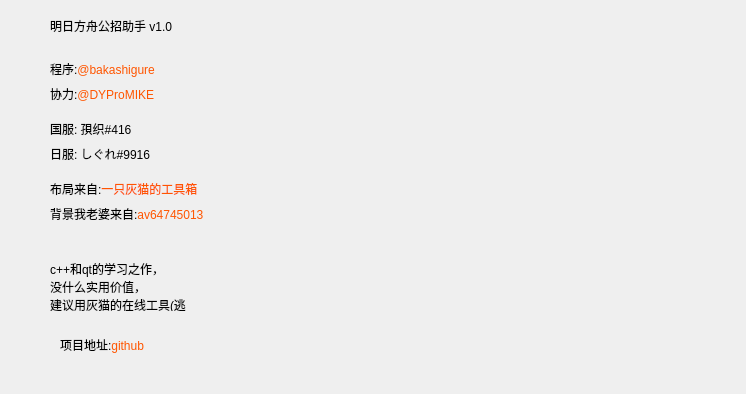
<?xml version="1.0" encoding="UTF-8"?>
<ui version="4.0">
 <class>AboutWindow</class>
 <widget class="QMainWindow" name="AboutWindow">
  <property name="geometry">
   <rect>
    <x>0</x>
    <y>0</y>
    <width>746</width>
    <height>394</height>
   </rect>
  </property>
  <property name="minimumSize">
   <size>
    <width>577</width>
    <height>394</height>
   </size>
  </property>
  <property name="maximumSize">
   <size>
    <width>10004</width>
    <height>100000</height>
   </size>
  </property>
  <property name="windowTitle">
   <string>MainWindow</string>
  </property>
  <widget class="QWidget" name="centralwidget">
   <widget class="QLabel" name="label">
    <property name="geometry">
     <rect>
      <x>50</x>
      <y>0</y>
      <width>221</width>
      <height>51</height>
     </rect>
    </property>
    <property name="styleSheet">
     <string notr="true">font: 14pt &quot;黑体&quot;;</string>
    </property>
    <property name="text">
     <string>明日方舟公招助手 v1.0</string>
    </property>
   </widget>
   <widget class="QWidget" name="backgroundifrit2" native="true">
    <property name="geometry">
     <rect>
      <x>0</x>
      <y>-80</y>
      <width>911</width>
      <height>551</height>
     </rect>
    </property>
    <property name="maximumSize">
     <size>
      <width>911</width>
      <height>551</height>
     </size>
    </property>
    <property name="styleSheet">
     <string notr="true">image:url(:/akahelper/10.png)</string>
    </property>
   </widget>
   <widget class="QWidget" name="widget" native="true">
    <property name="geometry">
     <rect>
      <x>30</x>
      <y>50</y>
      <width>311</width>
      <height>321</height>
     </rect>
    </property>
    <widget class="QWidget" name="layoutWidget">
     <property name="geometry">
      <rect>
       <x>20</x>
       <y>10</y>
       <width>138</width>
       <height>44</height>
      </rect>
     </property>
     <layout class="QVBoxLayout" name="verticalLayout">
      <item>
       <widget class="QLabel" name="label_2">
        <property name="styleSheet">
         <string notr="true">font: 12pt &quot;黑体&quot;;</string>
        </property>
        <property name="text">
         <string>&lt;html&gt;&lt;head/&gt;&lt;body&gt;&lt;p&gt;程序:&lt;style&gt; a {text-decoration: none} &lt;/style&gt; &lt;a href=&quot;https://twitter.com/bakashigure&quot;&gt;&lt;span style=&quot; color:#ff5500;&quot;&gt;@bakashigure&lt;/span&gt;&lt;/a&gt;&lt;/p&gt;&lt;/body&gt;&lt;/html&gt;</string>
        </property>
       </widget>
      </item>
      <item>
       <widget class="QLabel" name="label_5">
        <property name="styleSheet">
         <string notr="true">
font: 12pt &quot;黑体&quot;;</string>
        </property>
        <property name="text">
         <string>&lt;html&gt;&lt;head/&gt;&lt;body&gt;&lt;p&gt;协力:&lt;style&gt; a {text-decoration: none} &lt;/style&gt; &lt;a href=&quot;https://twitter.com/DYProMIKE&quot;&gt;&lt;span style=&quot; color:#ff5500;&quot;&gt;@DYProMIKE&lt;/span&gt;&lt;/a&gt;&lt;/p&gt;&lt;/body&gt;&lt;/html&gt;</string>
        </property>
       </widget>
      </item>
     </layout>
    </widget>
    <widget class="QWidget" name="layoutWidget">
     <property name="geometry">
      <rect>
       <x>20</x>
       <y>70</y>
       <width>138</width>
       <height>44</height>
      </rect>
     </property>
     <layout class="QVBoxLayout" name="verticalLayout_2">
      <item>
       <widget class="QLabel" name="label_3">
        <property name="styleSheet">
         <string notr="true">font: 12pt &quot;黑体&quot;;</string>
        </property>
        <property name="text">
         <string>&lt;html&gt;&lt;head/&gt;&lt;body&gt;&lt;p&gt;国服:  孭织#416&lt;style&gt; a {text-decoration: none} &lt;/style&gt; &lt;span style=&quot; color:#ff5500;&quot;&gt;&lt;/span&gt;&lt;/a&gt;&lt;/p&gt;&lt;/body&gt;&lt;/html&gt;</string>
        </property>
       </widget>
      </item>
      <item>
       <widget class="QLabel" name="label_4">
        <property name="styleSheet">
         <string notr="true">font: 12pt &quot;黑体&quot;;</string>
        </property>
        <property name="text">
         <string>&lt;html&gt;&lt;head/&gt;&lt;body&gt;&lt;p&gt;日服:  しぐれ#9916&lt;style&gt; a {text-decoration: none} &lt;/style&gt; &lt;span style=&quot; color:#ff5500;&quot;&gt;&lt;/span&gt;&lt;/a&gt;&lt;/p&gt;&lt;/body&gt;&lt;/html&gt;</string>
        </property>
       </widget>
      </item>
     </layout>
    </widget>
    <widget class="QWidget" name="layoutWidget">
     <property name="geometry">
      <rect>
       <x>20</x>
       <y>130</y>
       <width>202</width>
       <height>44</height>
      </rect>
     </property>
     <layout class="QVBoxLayout" name="verticalLayout_3">
      <item>
       <widget class="QLabel" name="label_6">
        <property name="styleSheet">
         <string notr="true">
font: 12pt &quot;黑体&quot;;</string>
        </property>
        <property name="text">
         <string>&lt;html&gt;&lt;head/&gt;&lt;body&gt;&lt;p&gt;布局来自:&lt;style&gt; a {text-decoration: none} &lt;/style&gt; &lt;a href=&quot;https://aktools.graueneko.xyz/&quot;&gt;&lt;span style=&quot; color:#ff5500;&quot;&gt;一只灰猫的工具箱&lt;/span&gt;&lt;/a&gt;&lt;/p&gt;&lt;/body&gt;&lt;/html&gt;</string>
        </property>
       </widget>
      </item>
      <item>
       <widget class="QLabel" name="label_7">
        <property name="styleSheet">
         <string notr="true">
font: 12pt &quot;黑体&quot;;</string>
        </property>
        <property name="text">
         <string>&lt;html&gt;&lt;head/&gt;&lt;body&gt;&lt;p&gt;背景我老婆来自:&lt;style&gt; a {text-decoration: none} &lt;/style&gt; &lt;a href=&quot;https://www.bilibili.com/video/av64745013&quot;&gt;&lt;span style=&quot; color:#ff5500;&quot;&gt;av64745013&lt;/span&gt;&lt;/a&gt;&lt;/p&gt;&lt;/body&gt;&lt;/html&gt;</string>
        </property>
       </widget>
      </item>
     </layout>
    </widget>
    <widget class="QLabel" name="label_8">
     <property name="geometry">
      <rect>
       <x>20</x>
       <y>210</y>
       <width>461</width>
       <height>51</height>
      </rect>
     </property>
     <property name="styleSheet">
      <string notr="true">
font: 12pt &quot;黑体&quot;;</string>
     </property>
     <property name="text">
      <string>&lt;html&gt;&lt;head/&gt;&lt;body&gt;&lt;p&gt;c++和qt的学习之作，&lt;br&gt;没什么实用价值，&lt;br&gt;建议用灰猫的在线工具(逃
&lt;style&gt; a {text-decoration: none} &lt;/style&gt; &lt;span style=&quot; color:#ff5500;&quot;&gt;&lt;/span&gt;&lt;/a&gt;&lt;/p&gt;&lt;/body&gt;&lt;/html&gt;</string>
     </property>
    </widget>
    <widget class="QLabel" name="label_9">
     <property name="geometry">
      <rect>
       <x>30</x>
       <y>270</y>
       <width>461</width>
       <height>51</height>
      </rect>
     </property>
     <property name="styleSheet">
      <string notr="true">
font: 12pt &quot;黑体&quot;;</string>
     </property>
     <property name="text">
      <string>&lt;html&gt;&lt;head/&gt;&lt;body&gt;&lt;p&gt;项目地址:&lt;style&gt; a {text-decoration: none} &lt;/style&gt; &lt;a href=&quot;https://github.com/bakashigure/ArkAssistant&quot;&gt;&lt;span style=&quot; color:#ff5500;&quot;&gt;github&lt;/span&gt;&lt;/a&gt;&lt;/p&gt;&lt;/body&gt;&lt;/html&gt;</string>
     </property>
    </widget>
   </widget>
   <zorder>backgroundifrit2</zorder>
   <zorder>label</zorder>
   <zorder>widget</zorder>
  </widget>
 </widget>
 <resources>
  <include location="akahelper.qrc"/>
 </resources>
 <connections/>
</ui>
